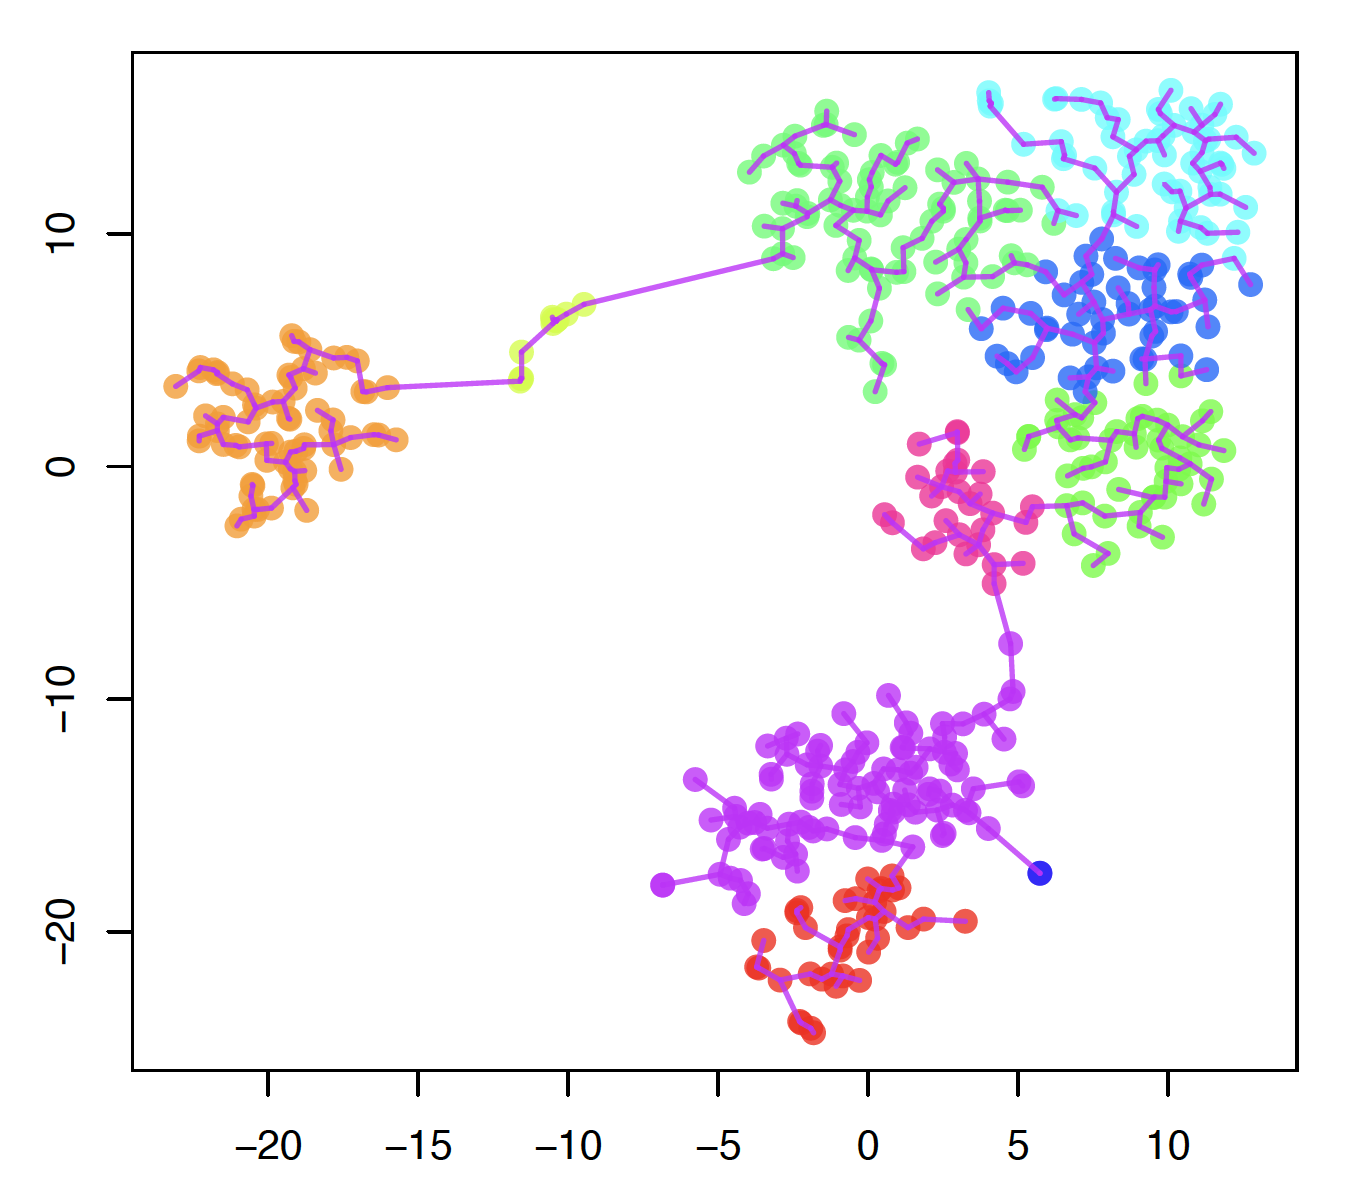

Write R code to recreate this figure.
rm(list=ls());

library(GCluster);
dat  <- read.table("example_data/Rtsne_1_clu.txt", header=T);
cols <- rainbow(length(unique(dat[,3])), alpha=0.8)

pdf("05do_GCluster07_2.pdf", 6,6);
plot(dat[,c(1, 2)], type="n", main="", xlab="", ylab="");
points(dat, pch=19, col=cols[dat[,3]], cex=1.2);
out <- mst_plot(dat=dat[,c(1,2)], col=cols[9], lwd=2);
dev.off();
